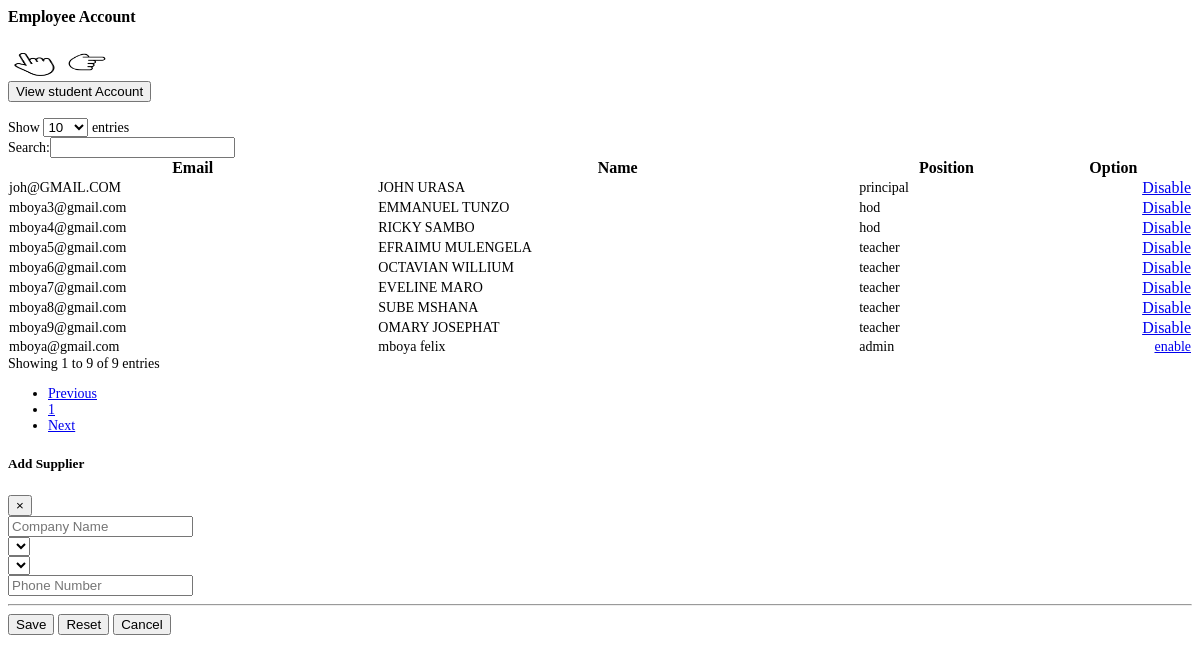
Screenshot of /pages/saccounte.php (signed in) with the database file from the repository.
### tables this page shows
CREATE TABLE `employee` (
  `employeeID` varchar(20) NOT NULL,
  `fname` varchar(50) NOT NULL,
  `mname` varchar(50) DEFAULT NULL,
  `lname` varchar(50) NOT NULL,
  `email` varchar(55) DEFAULT NULL,
  `file` varchar(110) DEFAULT NULL,
  `gender` varchar(8) DEFAULT NULL,
  `depertmentID` varchar(20) DEFAULT NULL,
  `phoneno` text NOT NULL
);

CREATE TABLE `status` (
  `statusID` int(11) NOT NULL,
  `statusName` varchar(20) NOT NULL,
  `email` varchar(55) NOT NULL,
  `lstate` varchar(20) NOT NULL DEFAULT 'enabled'
);

### pages/saccounte.php (the view, shortened to what this page needs)
<div id='ajaxorg'>
    <head>
        <link rel='stylesheet' href='../vendor/datatables/dataTables.bootstrap4.mina.css'>
        <link rel='stylesheet' href='../css/animate.css'>
    </head>
    <?php
include '../includes/connection.php';
        ?>
    <div id='stdld'>
        <div class="card shadow mb-4">
            <div class="card-header py-3 ">
                <form action='' method='post'>
                    <div class='row'>
                        <div class="form-group col-sm-3">
                            <h4 class="m-2 font-weight-bold text-primary"> Employee Account
                            </h4>
                        </div>
                        <div class="form-group col-sm-3">
                            <div class='animate'>
                                <img src='../img/click.gif' class='disabl' id="diva">
                                <img src='../img/moving.png' class='disabl' id="diva2">
                            </div>
                        </div>
                        <div class="form-group col-sm-5">
                            <input type='button' id='std' class="btn btn-primary bg-gradient-primary"
                                value='View student Account'>
                        </div>
                    </div>
                </form>
            </div>
            <div class="card-body">
                <div class="table-responsive" style="font-size:14px">
                    <table class="table table-bordered" id="dataTable" width="100%" cellspacing="0">
                        <thead>
                            <tr>
                                <th>Email</th>
                                <th>Name</th>
                                <th>Position</th>
                                <th>Option</th>
                            </tr>
                        </thead>
                        <tbody>
                            <?php
$query = 'SELECT employeeID, e.email, fname, lname, s.statusName, s.lstate FROM employee e join status s on s.email=e.email';
$result = mysqli_query($db, $query) or die(mysqli_error($db));
while ($row = mysqli_fetch_assoc($result)) {
    echo '<tr>';
    echo '<td style="font-size:14px">' . $row['email'] . '</td>';
    echo '<td style="font-size:14px">' . $row['fname'] . ' ' . $row['lname'] . '</td>';
    echo '<td style="font-size:14px">' . $row['statusName'] . '</td>';
    if ($row['lstate'] == 'enabled') {echo '<td align="right"> <div class="btn-group">
                              <a type="button" class="btn btn-primary bg-gradient-primary" href="sup_searchfrm.php?action=edit & id=' . $row['email'] . '"><i class="fas fa-fw fa-list-alt"></i>Disable</a>
                            </td>';
    } else {
        echo '<td align="right" style="font-size:14px"> <div class="btn-group">
                              <a type="button" class="btn btn-primary bg-gradient-primary" href="sup_searchfrm.php?action=edit & id=' . $row['email'] . '"><i class="fas fa-fw fa-list-alt"></i>enable</a>
                           </td>';
    }
    echo '</tr> ';
}
?>
                        </tbody>
                    </table>
                </div>
            </div>
        </div>
    </div>
    <div class="modal fade" id="supplierModal" tabindex="-1" role="dialog" aria-labelledby="exampleModalLabel"
        aria-hidden="true">
        <div class="modal-dialog" role="document">
            <div class="modal-content">
                <div class="modal-header">
                    <h5 class="modal-title" id="exampleModalLabel">Add Supplier</h5>
                    <button class="close" type="button" data-dismiss="modal" aria-label="Close">
                        <span aria-hidden="true">×</span>
                    </button>
                </div>
                <div class="modal-body">
                    <form role="form" method="post" action="sup_transac.php?action=add">
                        <div class="form-group">
                            <input class="form-control" placeholder="Company Name" name="companyname" required>
                        </div>
                        <div class="form-group">
                            <select class="form-control" id="province" placeholder="Province" name="province"
                                required></select>
                        </div>
                        <div class="form-group">
                            <select class="form-control" id="city" placeholder="City" name="city" required></select>
                        </div>
                        <div class="form-group">
                            <input class="form-control" placeholder="Phone Number" name="phonenumber" required>
                        </div>
                        <hr>
                        <button type="submit" class="btn btn-success"><i class="fa fa-check fa-fw"></i>Save</button>
                        <button type="reset" class="btn btn-danger"><i class="fa fa-times fa-fw"></i>Reset</button>
                        <button class="btn btn-secondary" type="button" data-dismiss="modal">Cancel</button>
                    </form>
                </div>
            </div>
        </div>
    </div>
    <body>
    </body>

### rows the page displays
employee: email "mboya@gmail.com", fname "mboya", lname "felix", status.statusName "admin"
employee: email "mboya3@gmail.com", fname "EMMANUEL", lname "TUNZO", status.statusName "hod"
employee: email "mboya4@gmail.com", fname "RICKY", lname "SAMBO", status.statusName "hod"
employee: email "mboya5@gmail.com", fname "EFRAIMU", lname "MULENGELA", status.statusName "teacher"
employee: email "mboya6@gmail.com", fname "OCTAVIAN", lname "WILLIUM", status.statusName "teacher"
employee: email "mboya7@gmail.com", fname "EVELINE", lname "MARO", status.statusName "teacher"
employee: email "mboya8@gmail.com", fname "SUBE", lname "MSHANA", status.statusName "teacher"
employee: email "mboya9@gmail.com", fname "OMARY", lname "JOSEPHAT", status.statusName "teacher"
employee: email "joh@GMAIL.COM", fname "JOHN", lname "URASA", status.statusName "principal"
